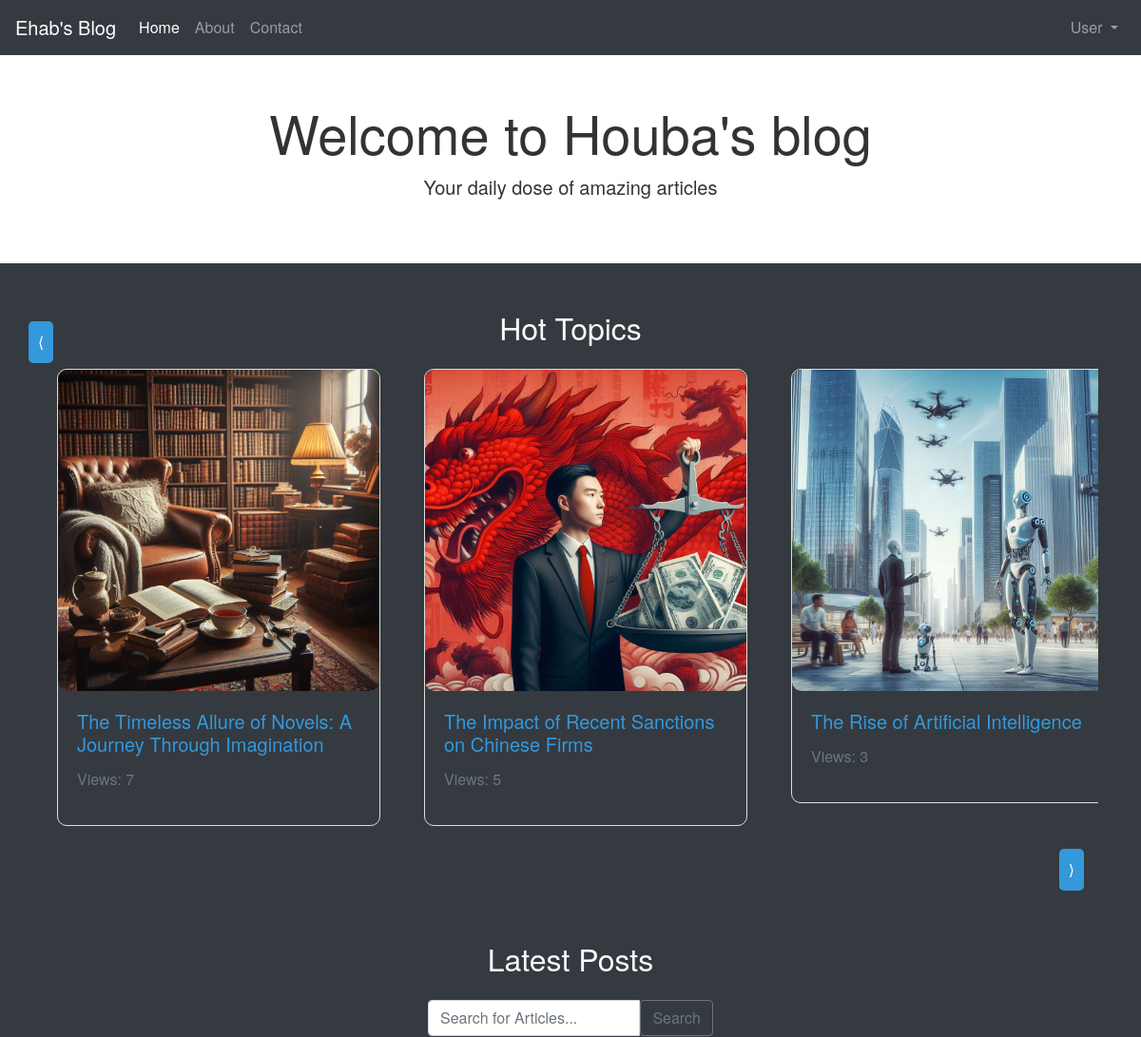
Before: / (upper part) with the older database file.
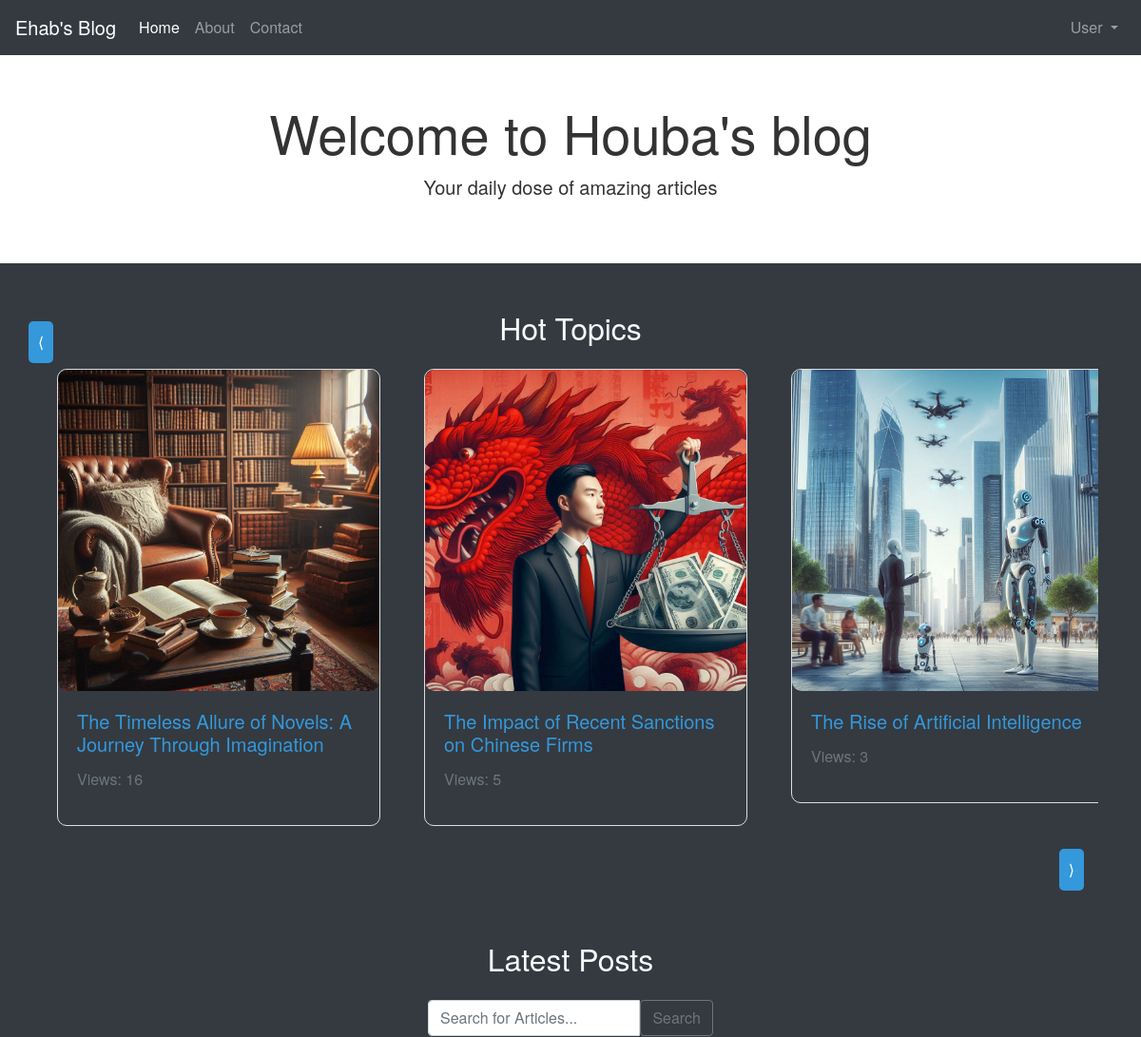
After: the same page with the newer database file.
### blog/models.py (models this page shows, shortened)
class CreatePost(models.Model):
    user = models.ForeignKey(User, on_delete=models.PROTECT)
    title = models.CharField(max_length=255)
    content = models.TextField(max_length=900000)
    image = models.ImageField(upload_to='Posts/imgs/%y/%m/%d/', default='Posts/imgs/default.jpg')
    publish = models.BooleanField(default=True)
    created_at = models.DateTimeField(default=timezone.now)
    category = models.ForeignKey(Category, on_delete=models.CASCADE)
    views = models.IntegerField(default=0)

### blog/views.py (the view)
# urls.py: path('', views.home, name='home'),
def home(request):
    posts = CreatePost.objects.filter(publish=True).order_by('-created_at')[:6]
    categories = Category.objects.all()
    hot_posts = CreatePost.objects.filter(publish=True).order_by('-views')
    return render(request, 'home.html', {'posts':posts, 'categories': categories, 'hot_posts': hot_posts})

### blog/templates/home.html (shortened to what this page needs)
{% extends "base.html" %}
{% block content %}
{% load static %}
<section class="hero-section text-center py-5">
    <div class="container">
        <h1 class="display-4">Welcome to Houba's blog</h1>
        <p class="lead">Your daily dose of amazing articles</p>
    </div>
</section>
<section class="gallery-section py-5">
    <div class="container">
        <h2 class="text-center mb-4">Hot Topics</h2>
        <div class="position-relative">
            <button id="gallery-prev" class="btn btn-dark position-absolute top-50 start-0 translate-middle-y">⟨</button>
            <div class="gallery-wrapper overflow-hidden">
                <div class="gallery d-flex">
                    {% for hot_post in hot_posts %}
                    <div class="gallery-item col-md-4">
                        <div class="card bg-dark text-light mb-4">
                            <img src="{{ hot_post.image.url }}" class="card-img-top" alt="{{ hot_post.title }}">
                            <div class="card-body">
                                <h5 class="card-title"><a href="{% url 'post' hot_post.id %}">{{ hot_post.title }}</a></h5>
                                <p class="text-muted">Views: {{ hot_post.views }}</p>
                            </div>
                        </div>
                    </div>
                    {% endfor %}
                </div>
            </div>
            <button id="gallery-next" class="btn btn-dark position-absolute top-50 end-0 translate-middle-y">⟩</button>
        </div>
    </div>
</section>
<section class="main-section py-5">
    <div class="container">
        <h2 class="text-center mb-4">Latest Posts</h2>
        <div class="row mb-5">
            <div class="col-12">
                <form method="GET" action="{% url "searched" %}">
                    <div class="input-group" style="max-width: 300px; margin: auto;">
                        <input type="text" class="form-control" placeholder="Search for Articles..." name='searched'>
                        <button class="btn btn-outline-secondary" type="submit">Search</button>
                    </div>
                </form>
            </div>
        </div>
    </div>
</section>
{% endblock content %}

Changed rows visible on the page:
changed CreatePost "The Timeless Allure of Novels: A Journey Through Imagination": views "7" → "16"
